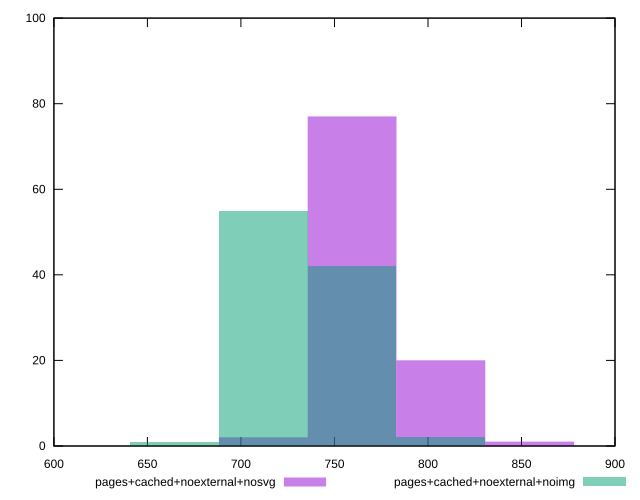

Here is the gnuplot script that generated this plot:
reset
set terminal svg size 640, 500 enhanced background rgb 'white'
set output "reprap/mainthread-work-breakdown/comparison/histogram/7_vs_8.svg"

$pagesCachedNoexternalNosvg <<EOF
759.40795886681 77
854.3339537251612 1
806.8709562959856 20
711.9449614376343 2
EOF

$pagesCachedNoexternalNoimg <<EOF
759.40795886681 42
664.4819640084587 1
711.9449614376343 55
806.8709562959856 2
EOF

set key outside below
set boxwidth 47.46299742917562
set yrange [0:100]
set style fill transparent solid 0.5 noborder

plot \
  $pagesCachedNoexternalNosvg title "pages+cached+noexternal+nosvg" with boxes, \
  $pagesCachedNoexternalNoimg title "pages+cached+noexternal+noimg" with boxes, \


reset
